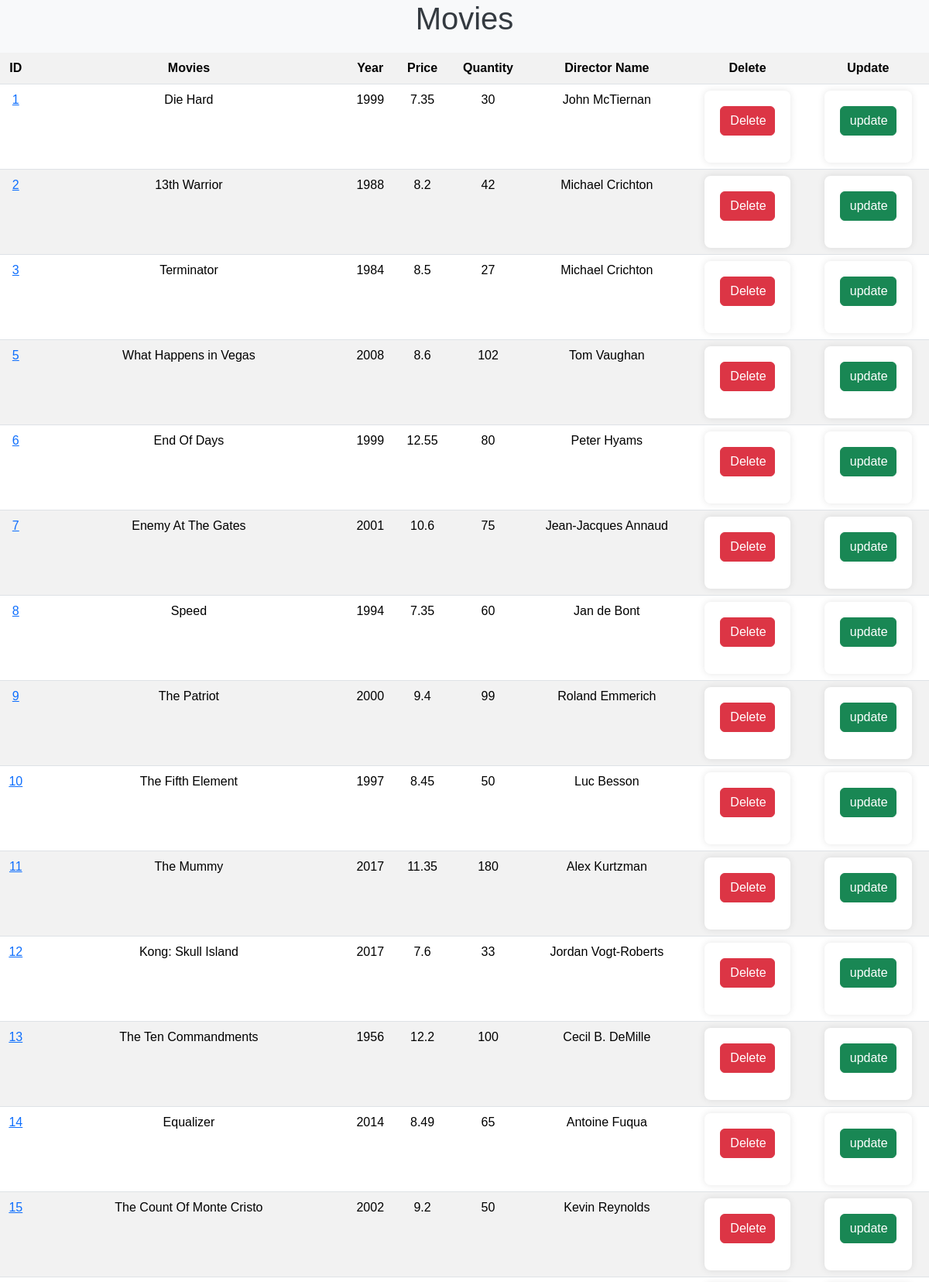
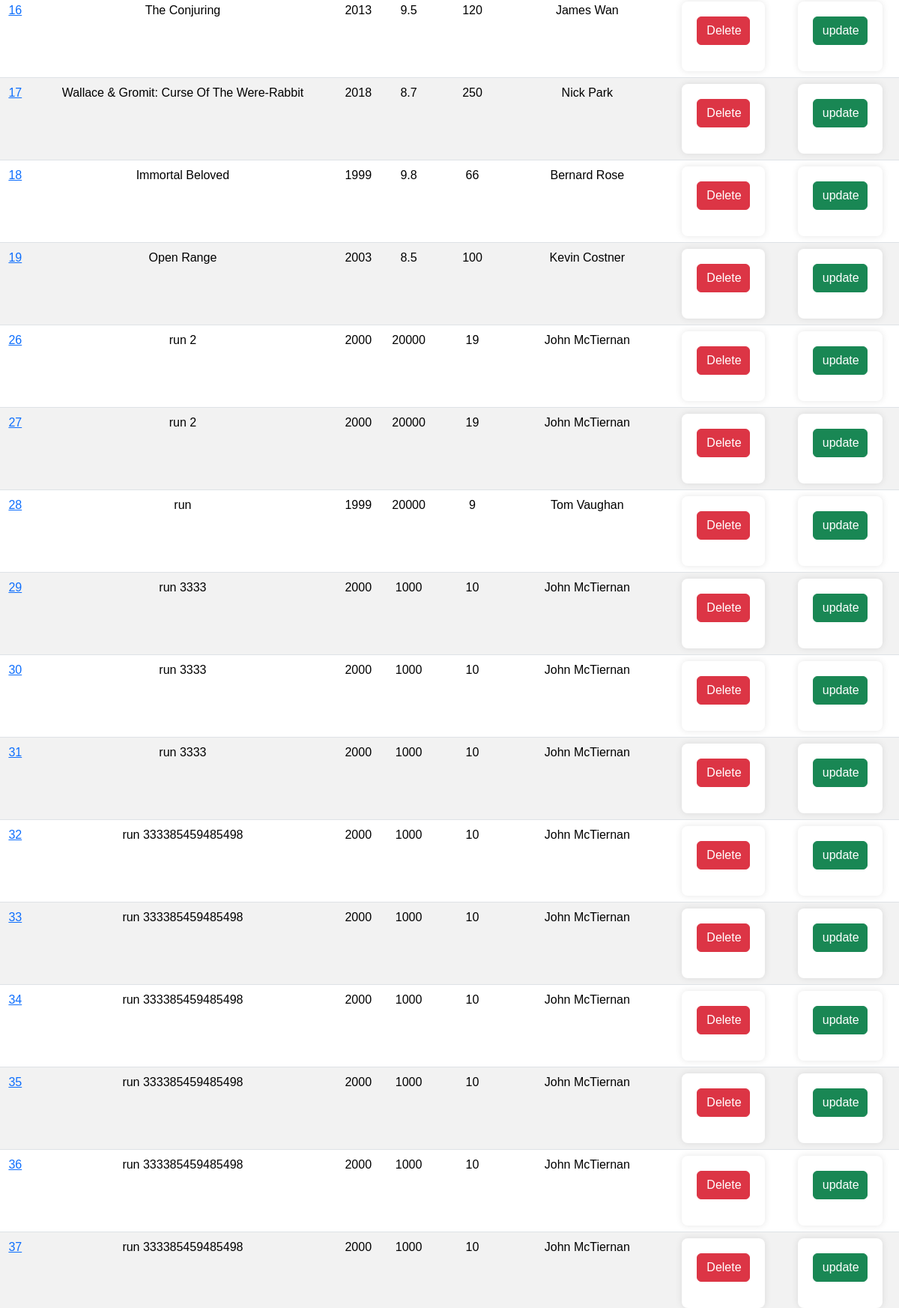
/admin/movies.php (signed in, upper part), run on the app's committed database (2 pictures, top to bottom).
### tables this page shows
CREATE TABLE `movies` (
  `MovieID` int(11) NOT NULL,
  `Title` varchar(150) NOT NULL,
  `ProduceYear` int(11) NOT NULL,
  `UnitPrice` double NOT NULL,
  `Quantity` int(6) NOT NULL,
  `DirectorID` int(11) NOT NULL,
  `images` varchar(60) NOT NULL DEFAULT 'uploads/1.JPEG'
);

CREATE TABLE `directors` (
  `DirectorID` int(11) NOT NULL,
  `DirectorName` varchar(60) NOT NULL
);

### admin/movies.php (the view, shortened to what this page needs)
<!DOCTYPE html>
<html lang="en">
<head>
    <link href="https://cdn.jsdelivr.net/npm/bootstrap@5.3.3/dist/css/bootstrap.min.css" rel="stylesheet">
</head>
<body>
    <h1 style="text-align:center">Movies</h1>
    <?php
    require_once("../connection.php");
    $sql = "SELECT *
            FROM movies
            JOIN directors ON directors.DirectorID=movies.DirectorID";
    $stmt = $pdo->prepare($sql);
    $stmt->execute();
    $movies = $stmt->fetchAll(PDO::FETCH_ASSOC);
    if(!$movies){
        echo "<h3 style='text-align:center;color:red'>Empty</h3>";
    } else {
        echo "<table class='table table-striped'>
                <tr>
                    <th>ID</th>
                    <th>Movies</th>
                    <th>Year</th>
                    <th>Price</th>
                    <th>Quantity</th>
                    <th>Director Name</th>
                    <th>Delete</th>
                    <th>Update</th>
                </tr>";
        foreach($movies as $movie){
            echo "<tr>
                    <td><a href='movieDetail.php?id=" . $movie["MovieID"] . "'>" . $movie["MovieID"] . "</a></td>
                    <td>" . $movie["Title"] . "</td>
                    <td>" . $movie["ProduceYear"] . "</td>
                    <td>" . $movie["UnitPrice"] . "</td>
                    <td>" . $movie["Quantity"] . "</td>
                    <td>" . $movie["DirectorName"] . "</td>
                    <td> <form action='actions/deleteMovie.php' method='POST'>
                            <input type='hidden' name='id' value='". $movie["MovieID"] . "'>
                            <input type='submit' class='btn btn-danger' value='Delete'>
                        </form>
                    </td>
                    <td> <form action='updateMovie.php' method='POST'>
                            <input type='hidden' name='id' value='". $movie["MovieID"] . "'>
                            <input type='hidden' name='title' value='". $movie["Title"] . "'>
                            <input type='hidden' name='year' value='". $movie["ProduceYear"] . "'>
                            <input type='hidden' name='price' value='". $movie["UnitPrice"] . "'>
                            <input type='hidden' name='quantite' value='". $movie["Quantity"] . "'>
                            <input type='hidden' name='directorID' value='". $movie["DirectorID"] . "'>
                            <input type='hidden' name='directorName' value='". $movie["DirectorName"] . "'>
                            <input type='submit' class='btn btn-success' value='update'>
                        </form>
                    </td>
                </tr>";
        }
        echo "</table>";
    }
            ?>
</body>
</html>

### admin/movies.php (style rules this page uses)
body { background-color: #f8f9fa; font-family: Arial, sans-serif; }
h1 { color: #343a40; margin-bottom: 20px; }
.table { margin-top: 20px; }
.table th, .table td { text-align: center; }
table th { background-color: #007bff; color: white; }
table td { background-color: #f1f1f1; }
form { width: 80%; margin: 0 auto; background-color: #ffffff; padding: 20px; border-radius: 8px; box-shadow: 0px 0px 10px rgba(0, 0, 0, 0.1); }
form input, form select, form button { width: 100%; margin-bottom: 15px; }

### data on the page
movies: MovieID "1", Title "Die Hard", ProduceYear "1999", UnitPrice "7.35", Quantity "30", DirectorID.DirectorName "John McTiernan"
movies: MovieID "2", Title "13th Warrior", ProduceYear "1988", UnitPrice "8.2", Quantity "42", DirectorID.DirectorName "Michael Crichton"
movies: MovieID "3", Title "Terminator", ProduceYear "1984", UnitPrice "8.5", Quantity "27", DirectorID.DirectorName "Michael Crichton"
movies: MovieID "5", Title "What Happens in Vegas", ProduceYear "2008", UnitPrice "8.6", Quantity "102", DirectorID.DirectorName "Tom Vaughan"
movies: MovieID "6", Title "End Of Days", ProduceYear "1999", UnitPrice "12.55", Quantity "80", DirectorID.DirectorName "Peter Hyams"
movies: MovieID "7", Title "Enemy At The Gates", ProduceYear "2001", UnitPrice "10.6", Quantity "75", DirectorID.DirectorName "Jean-Jacques Annaud"
movies: MovieID "8", Title "Speed", ProduceYear "1994", UnitPrice "7.35", Quantity "60", DirectorID.DirectorName "Jan de Bont"
movies: MovieID "9", Title "The Patriot", ProduceYear "2000", UnitPrice "9.4", Quantity "99", DirectorID.DirectorName "Roland Emmerich"
movies: MovieID "10", Title "The Fifth Element", ProduceYear "1997", UnitPrice "8.45", Quantity "50", DirectorID.DirectorName "Luc Besson"
movies: MovieID "11", Title "The Mummy", ProduceYear "2017", UnitPrice "11.35", Quantity "180", DirectorID.DirectorName "Alex Kurtzman"
movies: MovieID "12", Title "Kong: Skull Island", ProduceYear "2017", UnitPrice "7.6", Quantity "33", DirectorID.DirectorName "Jordan Vogt-Roberts"
movies: MovieID "13", Title "The Ten Commandments", ProduceYear "1956", UnitPrice "12.2", Quantity "100", DirectorID.DirectorName "Cecil B. DeMille"
movies: MovieID "14", Title "Equalizer", ProduceYear "2014", UnitPrice "8.49", Quantity "65", DirectorID.DirectorName "Antoine Fuqua"
movies: MovieID "15", Title "The Count Of Monte Cristo", ProduceYear "2002", UnitPrice "9.2", Quantity "50", DirectorID.DirectorName "Kevin Reynolds"
movies: MovieID "16", Title "The Conjuring", ProduceYear "2013", UnitPrice "9.5", Quantity "120", DirectorID.DirectorName "James Wan"
movies: MovieID "17", Title "Wallace & Gromit: Curse Of The Were-Rabbit", ProduceYear "2018", UnitPrice "8.7", Quantity "250", DirectorID.DirectorName "Nick Park"
movies: MovieID "18", Title "Immortal Beloved", ProduceYear "1999", UnitPrice "9.8", Quantity "66", DirectorID.DirectorName "Bernard Rose"
movies: MovieID "19", Title "Open Range", ProduceYear "2003", UnitPrice "8.5", Quantity "100", DirectorID.DirectorName "Kevin Costner"
movies: MovieID "26", Title "run 2", ProduceYear "2000", UnitPrice "20000", Quantity "19", DirectorID.DirectorName "John McTiernan"
movies: MovieID "27", Title "run 2", ProduceYear "2000", UnitPrice "20000", Quantity "19", DirectorID.DirectorName "John McTiernan"
movies: MovieID "28", Title "run", ProduceYear "1999", UnitPrice "20000", Quantity "9", DirectorID.DirectorName "Tom Vaughan"
movies: MovieID "29", Title "run 3333", ProduceYear "2000", UnitPrice "1000", Quantity "10", DirectorID.DirectorName "John McTiernan"
movies: MovieID "30", Title "run 3333", ProduceYear "2000", UnitPrice "1000", Quantity "10", DirectorID.DirectorName "John McTiernan"
movies: MovieID "31", Title "run 3333", ProduceYear "2000", UnitPrice "1000", Quantity "10", DirectorID.DirectorName "John McTiernan"
movies: MovieID "32", Title "run 333385459485498", ProduceYear "2000", UnitPrice "1000", Quantity "10", DirectorID.DirectorName "John McTiernan"
movies: MovieID "33", Title "run 333385459485498", ProduceYear "2000", UnitPrice "1000", Quantity "10", DirectorID.DirectorName "John McTiernan"
movies: MovieID "34", Title "run 333385459485498", ProduceYear "2000", UnitPrice "1000", Quantity "10", DirectorID.DirectorName "John McTiernan"
movies: MovieID "35", Title "run 333385459485498", ProduceYear "2000", UnitPrice "1000", Quantity "10", DirectorID.DirectorName "John McTiernan"
movies: MovieID "36", Title "run 333385459485498", ProduceYear "2000", UnitPrice "1000", Quantity "10", DirectorID.DirectorName "John McTiernan"
movies: MovieID "37", Title "run 333385459485498", ProduceYear "2000", UnitPrice "1000", Quantity "10", DirectorID.DirectorName "John McTiernan"
